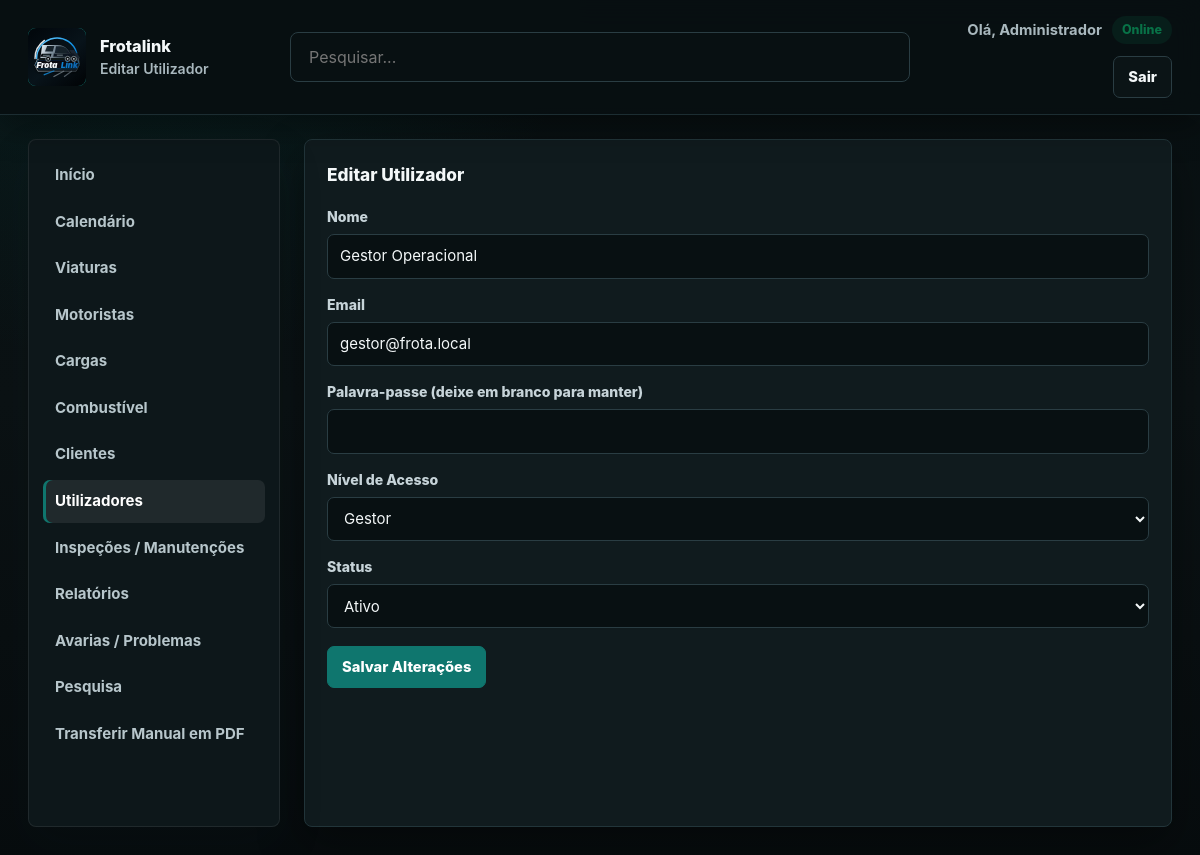
The app's page /frotas/users_editar.php?id=3 (signed in) with its own data.
### tables this page shows
CREATE TABLE `utilizadores` (
  `id` int(11) NOT NULL,
  `nome` varchar(255) NOT NULL,
  `email` varchar(255) NOT NULL,
  `password_hash` varchar(255) NOT NULL,
  `nivel_acesso` enum('admin','gestor','motorista') NOT NULL DEFAULT 'motorista',
  `status` enum('ativo','inativo') NOT NULL DEFAULT 'ativo',
  `created_at` timestamp NOT NULL DEFAULT current_timestamp()
);

### frotas/users_editar.php (the view, shortened to what this page needs)
<?php
require_once 'config.php';
$id = isset($_GET['id']) ? (int) $_GET['id'] : 0;
$conn = getDbConnection();
$stmt = $conn->prepare('SELECT nome, email, nivel_acesso, status FROM utilizadores WHERE id = ? LIMIT 1');
$stmt->bind_param('i', $id);
$stmt->execute();
$stmt->bind_result($nome, $email, $nivel_acesso, $status);
?>
<!DOCTYPE html>
<html lang="pt-PT">
<head>
    <link rel="stylesheet" href="layout.css">
</head>
<body class="dashboard-page">
    <header class="topbar">
        <div class="brand">
            <button type="button" class="brand-logo" onclick="window.location.href='index.php'" aria-label="Página principal"><img src="assets/logo.svg" alt="Frotalink"></button>
            <div>
                <p class="brand-title">Frotalink</p>
                <span class="brand-subtitle">Editar Utilizador</span>
            </div>
        </div>
        <form class="topbar-search" method="get" action="pesquisa.php"><input type="search" name="q" placeholder="Pesquisar..." aria-label="Pesquisar"></form>
        <div class="topbar-actions">
            <div class="topbar-stats">
                <span>Olá, <?php echo htmlspecialchars($_SESSION['user']); ?></span>
                <span class="status-pill status-active">Online</span>
            </div>
            <a class="button secondary" href="logout.php">Sair</a>
        </div>
    </header>
    <div class="page-layout">
        <?php include 'sidebar.php'; ?>
        <main class="dashboard-content">
            <section class="widget">
                <div class="widget-header">
                    <h2>Editar Utilizador</h2>
                </div>
                <form method="post" action="users_editar.php?id=<?php echo urlencode($id); ?>">
                    <label for="nome">Nome</label>
                    <input type="text" id="nome" name="nome" value="<?php echo htmlspecialchars($nome); ?>" required>
                    <label for="email">Email</label>
                    <input type="email" id="email" name="email" value="<?php echo htmlspecialchars($email); ?>" required>
                    <label for="password">Palavra-passe (deixe em branco para manter)</label>
                    <input type="password" id="password" name="password">
                    <label for="nivel_acesso">Nível de Acesso</label>
                    <select id="nivel_acesso" name="nivel_acesso">
                        <option value="gestor" <?php echo $nivel_acesso === 'gestor' ? 'selected' : ''; ?>>Gestor</option>
                    </select>
                    <label for="status">Status</label>
                    <select id="status" name="status">
                        <option value="ativo" <?php echo $status === 'ativo' ? 'selected' : ''; ?>>Ativo</option>
                    </select>
                    <button type="submit" class="button">Salvar Alterações</button>
                </form>
            </section>
        </main>
    </div>
</body>
</html>

### records on screen
utilizadores: nome "Gestor Operacional", email "gestor@frota.local", nivel_acesso "Gestor", status "Ativo"

### other values on screen
$_SESSION['user'] "Administrador"
